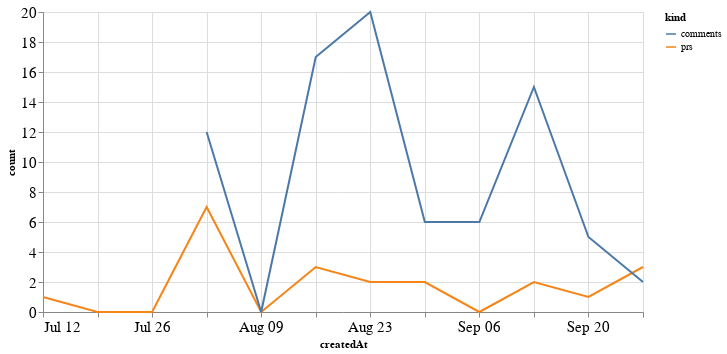

Notebook source saved alongside this figure:
### Code cell
alt.Chart(total_time, width=600).mark_line().encode(
    x='createdAt',
    y='count',
    color='kind'
)

### Figure 1 — Vega-Lite specification as saved in the notebook (floating-point values rounded to 4 significant figures)
{"config": {"axisLeft": {"labelFontSize": 15}, "axisBottom": {"labelFontSize": 15}}, "data": {"name": "data-9e1f644ca21451861c5adfa419d6280e"}, "mark": "line", "encoding": {"color": {"type": "nominal", "field": "kind"}, "x": {"type": "temporal", "field": "createdAt"}, "y": {"type": "quantitative", "field": "count"}}, "width": 600, "$schema": "https://vega.github.io/schema/vega-lite/v4.8.1.json", "datasets": {"data-9e1f644ca21451861c5adfa419d6280e": [{"createdAt": "2020-07-12T00:00:00", "kind": "prs", "count": 1.0}, {"createdAt": "2020-07-19T00:00:00", "kind": "prs", "count": 0.0}, {"createdAt": "2020-07-26T00:00:00", "kind": "prs", "count": 0.0}, {"createdAt": "2020-08-02T00:00:00", "kind": "prs", "count": 7.0}, {"createdAt": "2020-08-09T00:00:00", "kind": "prs", "count": 0.0}, {"createdAt": "2020-08-16T00:00:00", "kind": "prs", "count": 3.0}, {"createdAt": "2020-08-23T00:00:00", "kind": "prs", "count": 2.0}, {"createdAt": "2020-08-30T00:00:00", "kind": "prs", "count": 2.0}, {"createdAt": "2020-09-06T00:00:00", "kind": "prs", "count": 0.0}, {"createdAt": "2020-09-13T00:00:00", "kind": "prs", "count": 2.0}, {"createdAt": "2020-09-20T00:00:00", "kind": "prs", "count": 1.0}, {"createdAt": "2020-09-27T00:00:00", "kind": "prs", "count": 3.0}, {"createdAt": "2020-07-12T00:00:00", "kind": "comments", "count": null}, {"createdAt": "2020-07-19T00:00:00", "kind": "comments", "count": null}, {"createdAt": "2020-07-26T00:00:00", "kind": "comments", "count": null}, {"createdAt": "2020-08-02T00:00:00", "kind": "comments", "count": 12.0}, {"createdAt": "2020-08-09T00:00:00", "kind": "comments", "count": 0.0}, {"createdAt": "2020-08-16T00:00:00", "kind": "comments", "count": 17.0}, {"createdAt": "2020-08-23T00:00:00", "kind": "comments", "count": 20.0}, {"createdAt": "2020-08-30T00:00:00", "kind": "comments", "count": 6.0}, {"createdAt": "2020-09-06T00:00:00", "kind": "comments", "count": 6.0}, {"createdAt": "2020-09-13T00:00:00", "kind": "comments", "count": 15.0}, {"createdAt": "2020-09-20T00:00:00", "kind": "comments", "count": 5.0}, {"createdAt": "2020-09-27T00:00:00", "kind": "comments", "count": 2.0}]}}
